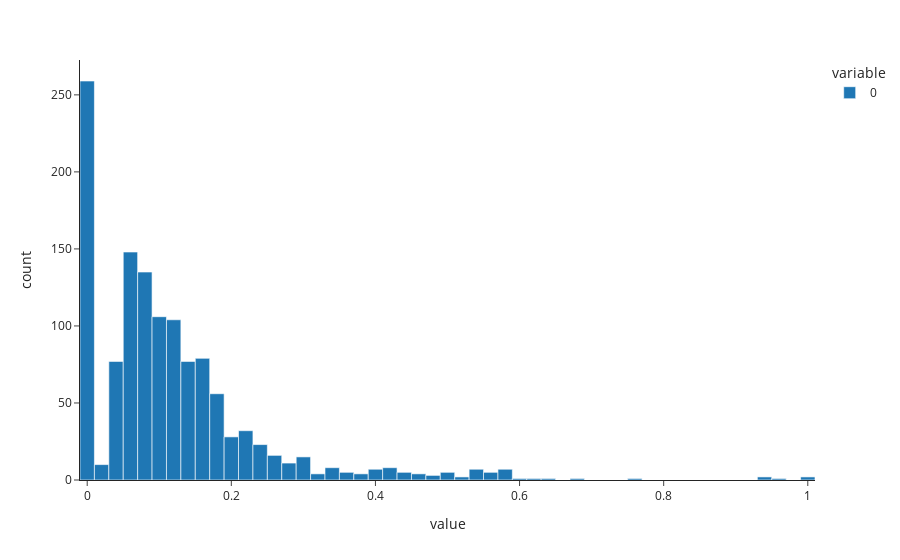

Notebook source saved alongside this figure:
### Code cell
# Check how many atoms belong to framework.
cola = []
for pdb_idcode in interface_atoms2.keys():
    cderes = [atm.CDR for atm in interface_atoms2[pdb_idcode].antibody.values()]
    cola.append(cderes.count(0) / len(cderes))
px.histogram(cola)

### Figure 1 — Plotly figure (JSON) as saved in the notebook; plotly's stock layout.template omitted (floating-point values rounded to 4 significant figures; data arrays with more than 128 entries replaced by an {"elided": "..."} marker saying what was removed)
{"data": [{"alignmentgroup": "True", "bingroup": "x", "hovertemplate": "variable=0<br>value=%{x}<br>count=%{y}<extra></extra>", "legendgroup": "0", "marker": {"color": "#1F77B4", "pattern": {"shape": ""}}, "name": "0", "offsetgroup": "0", "orientation": "v", "showlegend": true, "type": "histogram", "x": {"elided": "1260 float values"}, "xaxis": "x", "yaxis": "y"}], "layout": {"barmode": "relative", "legend": {"title": {"text": "variable"}, "tracegroupgap": 0}, "margin": {"t": 60}, "xaxis": {"anchor": "y", "domain": [0, 1], "title": {"text": "value"}}, "yaxis": {"anchor": "x", "domain": [0, 1], "title": {"text": "count"}}}}
